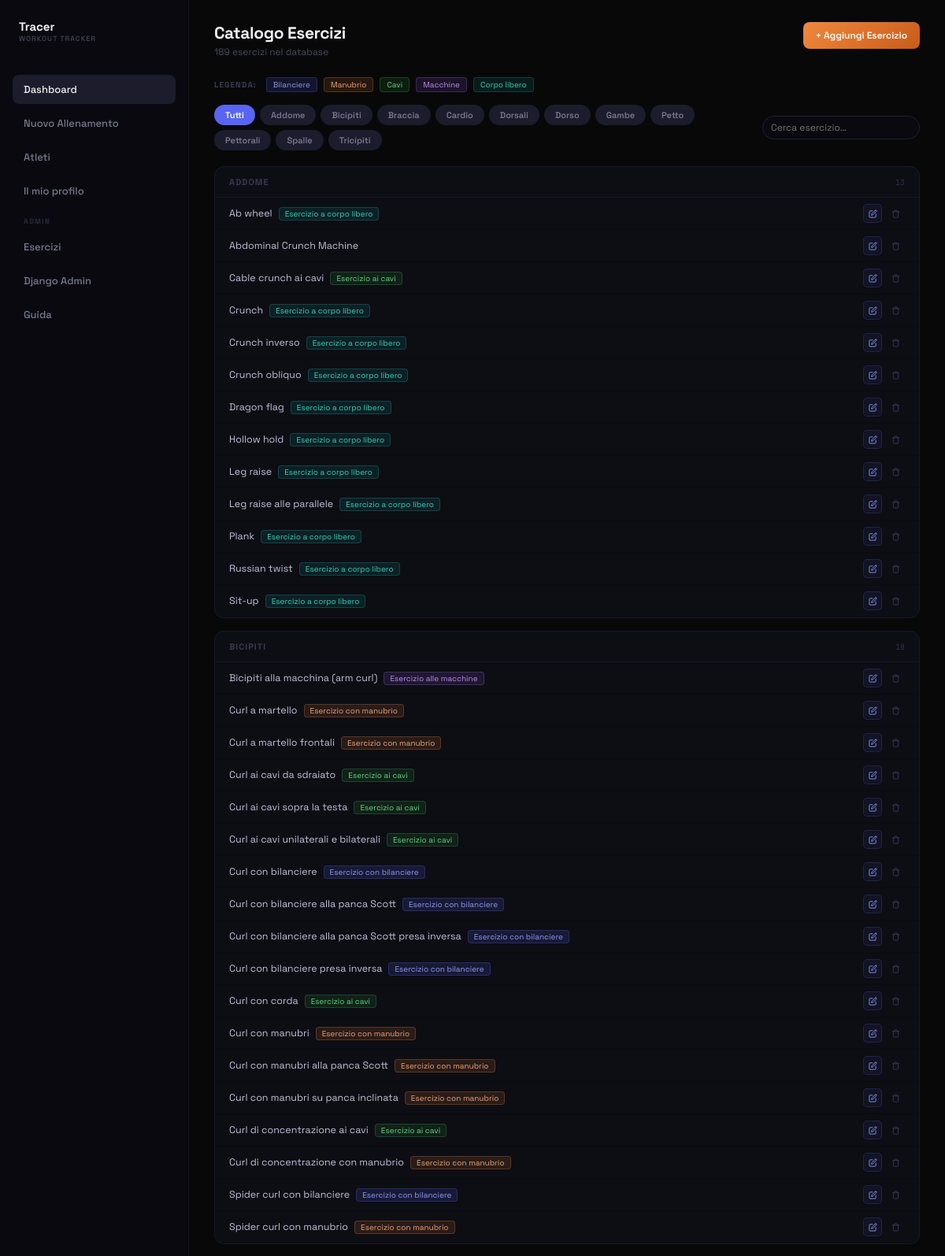
Page /exercises/ (signed in, upper part) on the committed database.
### tracker/models.py (models this page shows, shortened)
class Tag(models.Model):
    nome = models.CharField(max_length=50, unique=True)

class Exercise(models.Model):
    nome = models.CharField(max_length=100)
    tipologia = models.CharField(max_length=120, blank=True, default='')
    tags = models.ManyToManyField(Tag, related_name='exercises')

### tracker/views.py (the view)
# urls.py: path('exercises/', views.exercises_list, name='exercises_list'),
@login_required
def exercises_list(request):
    if not request.user.is_superuser:
        return redirect('dashboard')
    tags = Tag.objects.all().order_by('nome')
    selected_tag = request.GET.get('tag', '')
    error = request.GET.get('error', '')
    total_count = Exercise.objects.count()
    if selected_tag:
        exercises = Exercise.objects.filter(tags__nome=selected_tag).prefetch_related('tags').order_by('nome')
        tag_groups = None
    else:
        exercises = None
        tag_groups = []
        for tag in tags:
            tag_exercises = list(Exercise.objects.filter(tags=tag).prefetch_related('tags').order_by('nome'))
            if tag_exercises:
                tag_groups.append({'tag': tag, 'exercises': tag_exercises})
        untagged = list(Exercise.objects.filter(tags__isnull=True).order_by('nome'))
        if untagged:
            tag_groups.append({'tag': None, 'exercises': untagged})
    return render(request, 'tracker/exercises.html', {
        'tags': tags,
        'exercises': exercises,
        'tag_groups': tag_groups,
        'selected_tag': selected_tag,
        'error': error,
        'total_count': total_count,
    })

### tracker/templates/tracker/exercises.html (shortened to what this page needs)
{% extends 'tracker/base.html' %}
{% block content %}
<div class="page-container">
    <div style="display: flex; justify-content: space-between; align-items: flex-start; margin-bottom: 24px; flex-wrap: wrap; gap: 12px;">
        <div>
            <h1 style="font-size: 21px; font-weight: 700; color: #f0f0f3; letter-spacing: -0.4px; margin-bottom: 3px;">Catalogo Esercizi</h1>
            <p style="font-size: 12px; color: #484860;">{{ total_count }} esercizi nel database</p>
        </div>
        <button onclick="var f=document.getElementById('add-form'); f.style.display=f.style.display==='none'?'block':'none';" class="btn-primary-gradient" style="height: 34px; padding: 0 16px; font-size: 12px; font-weight: 600;">+ Aggiungi Esercizio</button>
    </div>
    <div style="display: flex; gap: 8px; flex-wrap: wrap; margin-bottom: 16px; align-items: center;">
        <span style="font-size: 10px; color: #3a3a52; font-weight: 700; text-transform: uppercase; letter-spacing: 1px; margin-right: 4px;">Legenda:</span>
        <span style="font-size: 10px; padding: 2px 8px; border-radius: 4px;" class="tipo-bilanciere">Bilanciere</span>
        <span style="font-size: 10px; padding: 2px 8px; border-radius: 4px;" class="tipo-manubrio">Manubrio</span>
        <span style="font-size: 10px; padding: 2px 8px; border-radius: 4px;" class="tipo-cavi">Cavi</span>
        <span style="font-size: 10px; padding: 2px 8px; border-radius: 4px;" class="tipo-macchine">Macchine</span>
        <span style="font-size: 10px; padding: 2px 8px; border-radius: 4px;" class="tipo-corpo">Corpo libero</span>
    </div>
    <div style="display: flex; gap: 10px; align-items: center; flex-wrap: wrap; margin-bottom: 20px;">
        <div style="display: flex; gap: 6px; flex-wrap: wrap; flex: 1;">
            <a href="{% url 'exercises_list' %}" style="padding: 6px 14px; border-radius: 20px; font-size: 11px; font-weight: 600; text-decoration: none; transition: all .12s; {% if not selected_tag %}background:#5865f2;color:#fff;{% else %}background:#1c1c2c;color:#787890;{% endif %}">Tutti</a>
            {% for tag in tags %}
            <a href="?tag={{ tag.nome }}" style="padding: 6px 14px; border-radius: 20px; font-size: 11px; font-weight: 600; text-decoration: none; transition: all .12s; {% if selected_tag == tag.nome %}background:#5865f2;color:#fff;{% else %}background:#1c1c2c;color:#787890;{% endif %}">{{ tag.nome }}</a>
            {% endfor %}
        </div>
        <input id="search-input" type="text" placeholder="Cerca esercizio…" class="tracer-input" style="width: 200px; height: 30px; padding: 0 10px; font-size: 12px; border-radius: 20px; flex-shrink: 0;" oninput="filterExercises(this.value)">
    </div>
    {% if selected_tag %}
    <div class="tracer-card" style="overflow: hidden;">
        <div style="padding: 12px 18px; border-bottom: 1px solid #16162a; display: flex; align-items: center; justify-content: space-between;">
            <span style="font-size: 11px; font-weight: 700; color: #3a3a52; text-transform: uppercase; letter-spacing: 1px;">{{ selected_tag }}</span>
            <span style="font-size: 10px; color: #303048; font-family: 'JetBrains Mono', monospace;">{{ exercises|length }} esercizi</span>
        </div>
        {% for exercise in exercises %}
        <div class="ex-row" data-name="{{ exercise.nome|lower }}" style="display: flex; align-items: center; justify-content: space-between; padding: 9px 18px; border-bottom: 1px solid #0d0d14; transition: background .1s;" onmouseover="this.style.background='#12121c'" onmouseout="this.style.background='transparent'">
            <div style="flex: 1; min-width: 0;">
                <span style="font-size: 13px; color: #e0e0f0;">{{ exercise.nome }}</span>
                {% if exercise.tipologia %}
                <span style="font-size: 10px; padding: 2px 7px; border-radius: 4px; margin-left: 8px;" class="{% if 'bilanciere' in exercise.tipologia|lower %}tipo-bilanciere{% elif 'manubrio' in exercise.tipologia|lower %}tipo-manubrio{% elif 'cavi' in exercise.tipologia|lower %}tipo-cavi{% elif 'macchine' in exercise.tipologia|lower %}tipo-macchine{% elif 'corpo' in exercise.tipologia|lower %}tipo-corpo{% else %}tipo-default{% endif %}">{{ exercise.tipologia }}</span>
                {% endif %}
            </div>
            <div style="display: flex; gap: 5px; flex-shrink: 0; margin-left: 12px;">
                <button type="button" onclick="openEdit({{ exercise.id }}, '{{ exercise.nome|escapejs }}', '{{ exercise.tipologia|escapejs }}', '{{ selected_tag }}')" style="width: 26px; height: 26px; display: flex; align-items: center; justify-content: center; background: rgba(88,101,242,.07); border: 1px solid rgba(88,101,242,.2); border-radius: 5px; color: #8b97f5; cursor: pointer;">
                    <svg xmlns="http://www.w3.org/2000/svg" width="12" height="12" viewBox="0 0 24 24" fill="none" stroke="currentColor" stroke-width="2" stroke-linecap="round" stroke-linejoin="round"><path d="M11 4H4a2 2 0 0 0-2 2v14a2 2 0 0 0 2 2h14a2 2 0 0 0 2-2v-7"/><path d="M18.5 2.5a2.121 2.121 0 0 1 3 3L12 15l-4 1 1-4 9.5-9.5z"/></svg>
                </button>
                <form method="post" action="{% url 'delete_exercise_admin' exercise.id %}" onsubmit="return confirm('Elimina {{ exercise.nome|escapejs }}?');" style="margin: 0;">
                    {% csrf_token %}
                    <input type="hidden" name="tag" value="{{ selected_tag }}">
                    <button type="submit" style="width: 26px; height: 26px; display: flex; align-items: center; justify-content: center; background: rgba(248,81,73,.07); border: 1px solid rgba(248,81,73,.14); border-radius: 5px; color: #f85149; cursor: pointer;">
                        <svg xmlns="http://www.w3.org/2000/svg" width="12" height="12" viewBox="0 0 24 24" fill="none" stroke="currentColor" stroke-width="2" stroke-linecap="round" stroke-linejoin="round"><polyline points="3 6 5 6 21 6"/><path d="M19 6v14a2 2 0 0 1-2 2H7a2 2 0 0 1-2-2V6m3 0V4a2 2 0 0 1 2-2h4a2 2 0 0 1 2 2v2"/></svg>
                    </button>
                </form>
            </div>
        </div>
        {% empty %}
        <div style="padding: 30px; text-align: center; color: #2c2c42; font-size: 13px;">Nessun esercizio in questo gruppo.</div>
        {% endfor %}
    </div>
    {% else %}
    <div id="groups-container" style="display: flex; flex-direction: column; gap: 16px;">
        {% for group in tag_groups %}
        <div class="group-card tracer-card" style="overflow: hidden;">
            <div class="group-header" style="padding: 12px 18px; border-bottom: 1px solid #16162a; display: flex; align-items: center; justify-content: space-between;">
                <span style="font-size: 11px; font-weight: 700; color: #3a3a52; text-transform: uppercase; letter-spacing: 1px;">{% if group.tag %}{{ group.tag.nome }}{% else %}Senza gruppo{% endif %}</span>
                <span style="font-size: 10px; color: #303048; font-family: 'JetBrains Mono', monospace;">{{ group.exercises|length }}</span>
            </div>
            {% for exercise in group.exercises %}
            <div class="ex-row" data-name="{{ exercise.nome|lower }}" style="display: flex; align-items: center; justify-content: space-between; padding: 8px 18px; border-bottom: 1px solid #0a0a12; transition: background .1s;" onmouseover="this.style.background='#12121c'" onmouseout="this.style.background='transparent'">
                <div style="flex: 1; display: flex; align-items: center; gap: 8px; flex-wrap: wrap; min-width: 0;">
                    <span style="font-size: 12.5px; color: #c0c0d8;">{{ exercise.nome }}</span>
                    {% if exercise.tipologia %}
                    <span style="font-size: 10px; padding: 1px 7px; border-radius: 4px;" class="{% if 'bilanciere' in exercise.tipologia|lower %}tipo-bilanciere{% elif 'manubrio' in exercise.tipologia|lower %}tipo-manubrio{% elif 'cavi' in exercise.tipologia|lower %}tipo-cavi{% elif 'macchine' in exercise.tipologia|lower %}tipo-macchine{% elif 'corpo' in exercise.tipologia|lower %}tipo-corpo{% else %}tipo-default{% endif %}">{{ exercise.tipologia }}</span>
                    {% endif %}
                </div>
                <div style="display: flex; gap: 5px; flex-shrink: 0; margin-left: 10px;">
                    <button type="button" onclick="openEdit({{ exercise.id }}, '{{ exercise.nome|escapejs }}', '{{ exercise.tipologia|escapejs }}', '')" style="width: 24px; height: 24px; display: flex; align-items: center; justify-content: center; background: rgba(88,101,242,.07); border: 1px solid rgba(88,101,242,.2); border-radius: 5px; color: #8b97f5; cursor: pointer;">
                    </button>
                    <form method="post" action="{% url 'delete_exercise_admin' exercise.id %}" onsubmit="return confirm('Elimina {{ exercise.nome|escapejs }}?');" style="margin: 0;">
                        <button type="submit" style="width: 24px; height: 24px; display: flex; align-items: center; justify-content: center; background: transparent; border: 1px solid transparent; border-radius: 5px; color: #3a3a5a; cursor: pointer; transition: all .12s;" onmouseover="this.style.background='rgba(248,81,73,.07)';this.style.borderColor='rgba(248,81,73,.2)';this.style.color='#f85149'" onmouseout="this.style.background='transparent';this.style.borderColor='transparent';this.style.color='#3a3a5a'">
                            <svg xmlns="http://www.w3.org/2000/svg" width="11" height="11" viewBox="0 0 24 24" fill="none" stroke="currentColor" stroke-width="2" stroke-linecap="round" stroke-linejoin="round"><polyline points="3 6 5 6 21 6"/><path d="M19 6v14a2 2 0 0 1-2 2H7a2 2 0 0 1-2-2V6m3 0V4a2 2 0 0 1 2-2h4a2 2 0 0 1 2 2v2"/></svg>
                        </button>
                    </form>
                </div>
            </div>
            {% endfor %}
        </div>
        {% endfor %}
    </div>
    {% endif %}
</div>
{% endblock %}

### tracker/static/tracker/style.css (style rules this page uses)
*, *::before, *::after { box-sizing: border-box; margin: 0; padding: 0; }
html, body { height: 100%; overflow: hidden; }
body { font-family: 'Space Grotesk', system-ui, sans-serif; background: #080809; color: #f0f0f3; -webkit-font-smoothing: antialiased; color-scheme: dark; }
input, textarea, select { font-family: 'Space Grotesk', system-ui, sans-serif; color: #f0f0f3; outline: none; }
button { cursor: pointer; font-family: 'Space Grotesk', system-ui, sans-serif; }
.btn-primary-gradient { background: linear-gradient(135deg, #f0883e, #c85c1a); color: #fff; border: none; font-weight: 600; border-radius: 8px; transition: all .15s; }
.tracer-input { width: 100%; padding: 9px 12px; background: #09090f; border: 1px solid #202030; border-radius: 7px; color: #f0f0f3; font-size: 13px; transition: border-color .15s; color-scheme: dark; }
.tracer-card { background: #0d0d14; border: 1px solid #191926; border-radius: 12px; }
a { text-decoration: none; }
.page-container { flex: 1; overflow: auto; padding: 28px 32px; }

### tracker/templates/tracker/exercises.html (style rules this page uses)
.tipo-bilanciere { background: rgba(88,101,242,.15); color: #8b97f5; border: 1px solid rgba(88,101,242,.25); }
.tipo-manubrio { background: rgba(240,136,62,.12); color: #f0a06e; border: 1px solid rgba(240,136,62,.25); }
.tipo-cavi { background: rgba(57,211,83,.10); color: #5dd67a; border: 1px solid rgba(57,211,83,.22); }
.tipo-macchine { background: rgba(160,106,255,.12); color: #c084fc; border: 1px solid rgba(160,106,255,.25); }
.tipo-corpo { background: rgba(20,200,190,.10); color: #2dd4bf; border: 1px solid rgba(20,200,190,.22); }

### rows in the picture
Tag: nome "Addome", tag.nome "ADDOME", exercises|length "13"
Tag: nome "Bicipiti", tag.nome "BICIPITI", exercises|length "18"
Tag: nome "Braccia"
Tag: nome "Cardio"
Tag: nome "Dorsali"
Tag: nome "Dorso"
Tag: nome "Gambe"
Tag: nome "Petto"
Tag: nome "Pettorali"
Tag: nome "Spalle"
Tag: nome "Tricipiti"
Exercise: nome "Ab wheel", tipologia "Esercizio a corpo libero"
Exercise: nome "Abdominal Crunch Machine"
Exercise: nome "Cable crunch ai cavi", tipologia "Esercizio ai cavi"
Exercise: nome "Crunch", tipologia "Esercizio a corpo libero"
Exercise: nome "Crunch inverso", tipologia "Esercizio a corpo libero"
Exercise: nome "Crunch obliquo", tipologia "Esercizio a corpo libero"
Exercise: nome "Dragon flag", tipologia "Esercizio a corpo libero"
Exercise: nome "Hollow hold", tipologia "Esercizio a corpo libero"
Exercise: nome "Leg raise", tipologia "Esercizio a corpo libero"
Exercise: nome "Leg raise alle parallele", tipologia "Esercizio a corpo libero"
Exercise: nome "Plank", tipologia "Esercizio a corpo libero"
Exercise: nome "Russian twist", tipologia "Esercizio a corpo libero"
Exercise: nome "Sit-up", tipologia "Esercizio a corpo libero"
Exercise: nome "Bicipiti alla macchina (arm curl)", tipologia "Esercizio alle macchine"
Exercise: nome "Curl a martello", tipologia "Esercizio con manubrio"
Exercise: nome "Curl a martello frontali", tipologia "Esercizio con manubrio"
Exercise: nome "Curl ai cavi da sdraiato", tipologia "Esercizio ai cavi"
Exercise: nome "Curl ai cavi sopra la testa", tipologia "Esercizio ai cavi"
Exercise: nome "Curl ai cavi unilaterali e bilaterali", tipologia "Esercizio ai cavi"
Exercise: nome "Curl con bilanciere", tipologia "Esercizio con bilanciere"
Exercise: nome "Curl con bilanciere alla panca Scott", tipologia "Esercizio con bilanciere"
Exercise: nome "Curl con bilanciere alla panca Scott presa inversa", tipologia "Esercizio con bilanciere"
Exercise: nome "Curl con bilanciere presa inversa", tipologia "Esercizio con bilanciere"
Exercise: nome "Curl con corda", tipologia "Esercizio ai cavi"
Exercise: nome "Curl con manubri", tipologia "Esercizio con manubrio"
Exercise: nome "Curl con manubri alla panca Scott", tipologia "Esercizio con manubrio"
Exercise: nome "Curl con manubri su panca inclinata", tipologia "Esercizio con manubrio"
Exercise: nome "Curl di concentrazione ai cavi", tipologia "Esercizio ai cavi"
Exercise: nome "Curl di concentrazione con manubrio", tipologia "Esercizio con manubrio"
Exercise: nome "Spider curl con bilanciere", tipologia "Esercizio con bilanciere"
Exercise: nome "Spider curl con manubrio", tipologia "Esercizio con manubrio"

### other values in the picture
{{ total_count }} "189"
